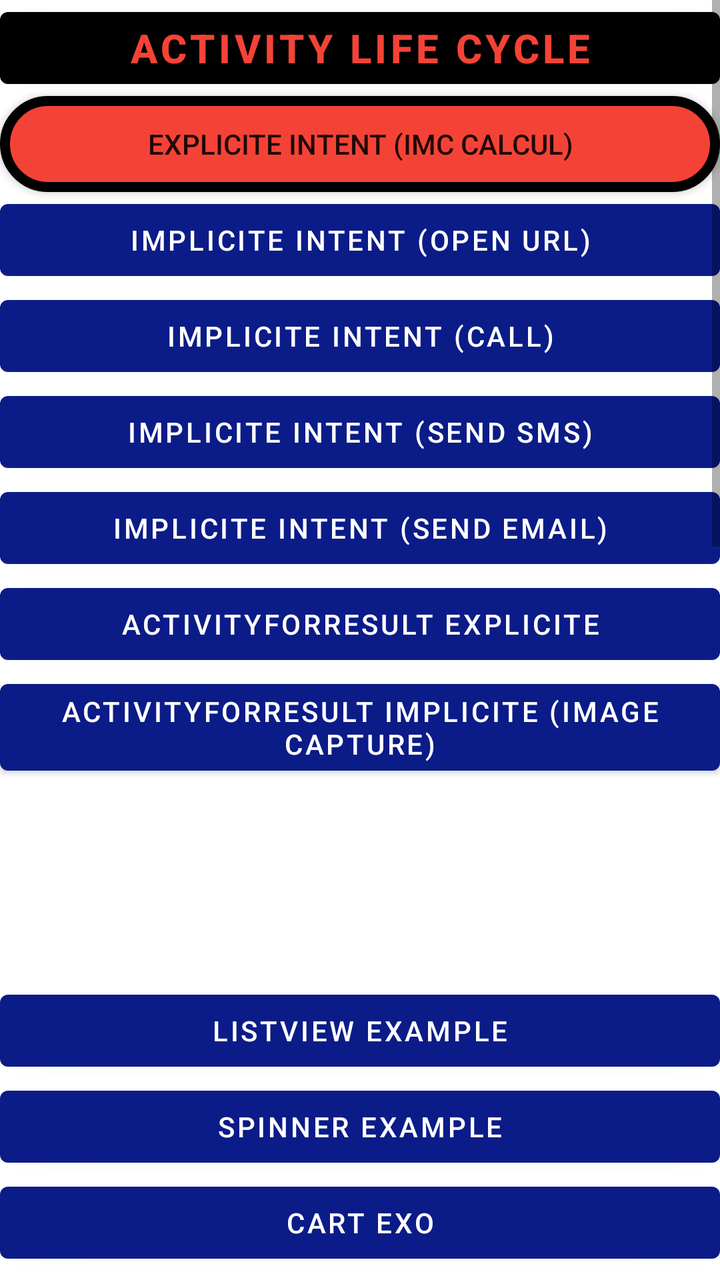
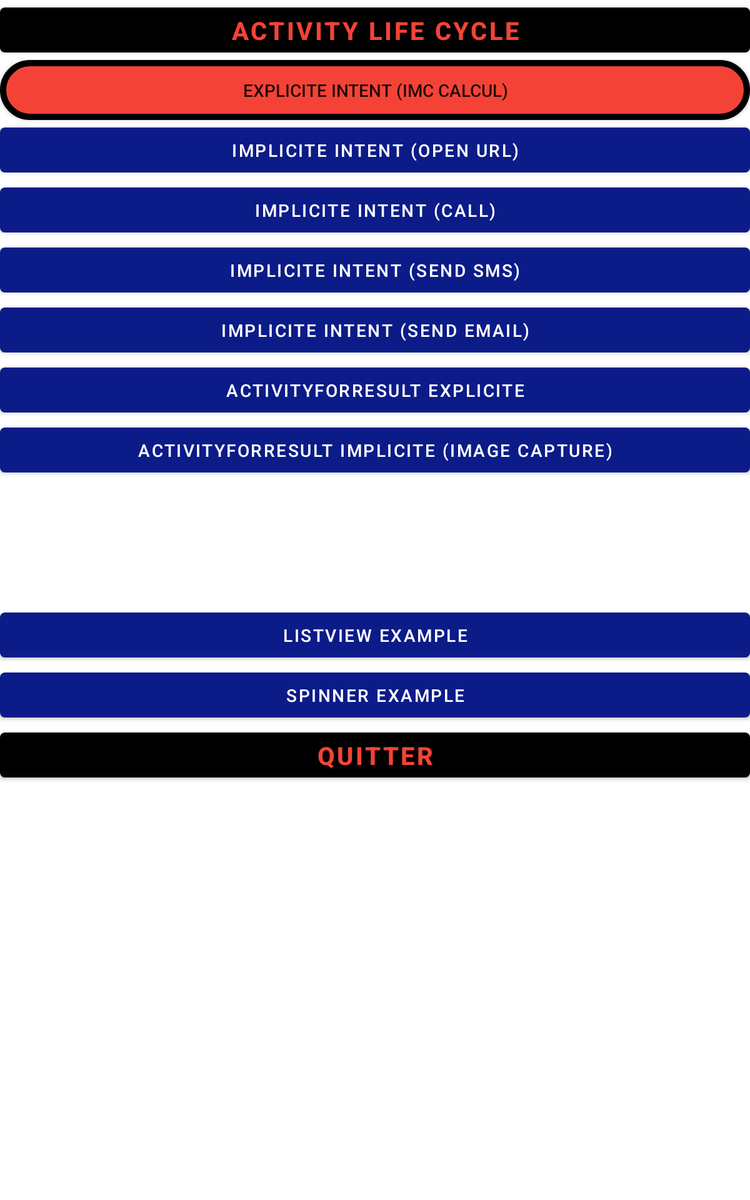

One screen, two layout resources from the same app: the default and the repository's alternative for another configuration. Each is rendered where Android would select it; the XML of both is given below.
<!-- AndroidManifest.xml: application theme Theme.MyApplication -->
<!-- res/layout/activity_main.xml -->
<?xml version="1.0" encoding="utf-8"?>
<androidx.appcompat.widget.LinearLayoutCompat xmlns:android="http://schemas.android.com/apk/res/android"
    xmlns:app="http://schemas.android.com/apk/res-auto"
    xmlns:tools="http://schemas.android.com/tools"
    android:orientation="vertical"
    android:id="@+id/main"
    android:layout_width="match_parent"
    android:layout_height="match_parent"
    tools:context=".MainActivity">

    <ScrollView
        android:layout_width="match_parent"
        android:layout_height="match_parent">

    <androidx.appcompat.widget.LinearLayoutCompat
        android:layout_width="match_parent"
        android:layout_height="match_parent"
        android:orientation="vertical">

    <Button
        android:layout_width="match_parent"
        android:layout_height="wrap_content"
        android:text="@string/activity_life_cycle"
        style="@style/buttonStyle"
        android:id="@+id/btn_Activity_lifecycle"/>

    <androidx.appcompat.widget.AppCompatButton
        android:layout_width="match_parent"
        android:layout_height="wrap_content"
        android:text="@string/explicite_intent_imc_calcul"
        android:background="@drawable/button_format"
        android:id="@+id/btn_imc_calcul"
        android:onClick="btnImcCalcul"
        />

    <Button
        android:layout_width="match_parent"
        android:layout_height="wrap_content"
        android:text="@string/implicite_intent_open_url"
        android:onClick="btnOpenUrlClick"/>

    <Button
        android:layout_width="match_parent"
        android:layout_height="wrap_content"
        android:text="@string/implicite_intent_call"
        android:onClick="btnCallClick"/>

    <Button
        android:layout_width="match_parent"
        android:layout_height="wrap_content"
        android:text="@string/implicite_intent_send_sms"
        android:onClick="btnSmsClick"/>

    <Button
        android:layout_width="match_parent"
        android:layout_height="wrap_content"
        android:text="@string/implicite_intent_send_email"
        android:onClick="btnEmailClick"/>

    <Button
        android:layout_width="match_parent"
        android:layout_height="wrap_content"
        android:text="@string/activityforresult_explicite"
        android:onClick="btnIntentClick"/>

    <Button
        android:layout_width="match_parent"
        android:layout_height="wrap_content"
        android:text="@string/activityforresult_implicite_image_capture"
        android:onClick="btnCaptureClick"/>

    <ImageView
        android:layout_width="100dp"
        android:layout_height="100dp"
        android:layout_gravity="center"
        android:id="@+id/iv_cature"/>

    <Button
        android:layout_width="match_parent"
        android:layout_height="wrap_content"
        android:text="@string/listview_example"
        android:onClick="btnListClick"/>

    <Button
        android:layout_width="match_parent"
        android:layout_height="wrap_content"
        android:text="@string/spinner_example"
        android:onClick="btnSpinnerClick"/>

    <Button
        android:layout_width="match_parent"
        android:layout_height="wrap_content"
        android:text="@string/cart_exo"
        android:onClick="btnCartClick"/>

    <Button
        android:layout_width="match_parent"
        android:layout_height="wrap_content"
        android:text="@string/quiz_exercise"
        android:onClick="btnQuizClick"/>

    <Button
        android:layout_width="match_parent"
        android:layout_height="wrap_content"
        android:text="SharedPreferences exmaple"
        android:onClick="btnSharedClick"/>

    <Button
        android:layout_width="match_parent"
        android:layout_height="wrap_content"
        android:text="Internal/External Storage"
        android:onClick="btnStorageClick"/>

    <Button
        android:layout_width="match_parent"
        android:layout_height="wrap_content"
        android:text="Request Permission"
        android:onClick="btnPermissionClick"/>

    <Button
        android:layout_width="match_parent"
        android:layout_height="wrap_content"
        android:text="Database Example"
        android:onClick="btnDatabaseClick"/>

    <Button
        android:layout_width="match_parent"
        android:layout_height="wrap_content"
        android:text="API Rest Example With Volley"
        android:onClick="btnVolleyClick"/>

    <Button
        android:layout_width="match_parent"
        android:layout_height="wrap_content"
        android:text="Broadcast Receiver example"
        android:onClick="btnBroadcastClick"/>

    <Button
        android:layout_width="match_parent"
        android:layout_height="wrap_content"
        android:text="Custom Receiver example"
        android:onClick="btnCustomtClick"/>

    <Button
        android:layout_width="match_parent"
        android:layout_height="wrap_content"
        android:text="Download Example"
        android:onClick="btnDownloadClick"/>

    <Button
        android:layout_width="match_parent"
        android:layout_height="wrap_content"
        android:text="Show Download Folder"
        android:onClick="btnDownloadFolderClick"/>

    <Button
        android:layout_width="match_parent"
        android:layout_height="wrap_content"
        android:text="Thread Example"
        android:onClick="btnThreadClick"/>

    <Button
        android:layout_width="match_parent"
        android:layout_height="wrap_content"
        android:text="Executor Service + Handler Example"
        android:onClick="btnExecutorServiceClick"/>

    <Button
        android:layout_width="match_parent"
        android:layout_height="wrap_content"
        android:text="Service Example"
        android:onClick="btnServiceClick"/>

    <Button
        android:layout_width="match_parent"
        android:layout_height="wrap_content"
        android:text="AlarmManager Example"
        android:onClick="btnAlarmClick"/>

    <Button
        android:layout_width="match_parent"
        android:layout_height="wrap_content"
        android:text="Fragment Example"
        android:onClick="btnFragmentClick"/>

    <Button
        android:layout_width="match_parent"
        android:layout_height="wrap_content"
        android:text="Notification Example"
        android:onClick="btnNotifClick"/>

    <Button
        android:layout_width="match_parent"
        android:layout_height="wrap_content"
        android:text="Show Providers"
        android:onClick="btnProvidersClick"/>


    <include layout="@layout/layout_bouton_quitter"/>

    </androidx.appcompat.widget.LinearLayoutCompat>
    </ScrollView>

</androidx.appcompat.widget.LinearLayoutCompat>
<!-- res/layout/layout_bouton_quitter.xml (included above) -->
<?xml version="1.0" encoding="utf-8"?>
<androidx.appcompat.widget.LinearLayoutCompat xmlns:android="http://schemas.android.com/apk/res/android"
    android:layout_width="match_parent"
    android:orientation="vertical"
    android:layout_height="match_parent">

    <Button
        android:layout_width="match_parent"
        android:layout_height="wrap_content"
        android:text="Quitter"
        style="@style/buttonStyle"
        android:id="@+id/btn_quitter"/>

</androidx.appcompat.widget.LinearLayoutCompat>
<!-- resources referenced by this layout -->
<resources>
  <!-- drawable button_format (drawable) -->
  <?xml version="1.0" encoding="utf-8"?>
  <selector xmlns:android="http://schemas.android.com/apk/res/android">
  
      <item android:state_pressed="true">
          <shape>
              <solid android:color="@color/white"/>
              <corners android:radius="150dp"/>
              <stroke android:color="@color/black" android:width="5dp"/>
          </shape>
      </item>
  
      <item>
          <shape>
              <solid android:color="@color/red"/>
              <corners android:radius="150dp"/>
              <stroke android:color="@color/black" android:width="5dp"/>
          </shape>
      </item>
  
  </selector>
  <string name="activity_life_cycle">Activity Life Cycle</string>
  <string name="activityforresult_explicite">ActivityForResult Explicite</string>
  <string name="activityforresult_implicite_image_capture">ActivityForResult Implicite (Image Capture)</string>
  <string name="cart_exo">Cart Exo</string>
  <string name="explicite_intent_imc_calcul">Explicite Intent (IMC Calcul)</string>
  <string name="implicite_intent_call">Implicite Intent (CALL)</string>
  <string name="implicite_intent_open_url">Implicite Intent (Open URL)</string>
  <string name="implicite_intent_send_email">Implicite Intent (Send EMAIL)</string>
  <string name="implicite_intent_send_sms">Implicite Intent (Send SMS)</string>
  <string name="listview_example">ListView Example</string>
  <string name="quiz_exercise">Quiz Exercise</string>
  <string name="spinner_example">Spinner Example</string>
  <style name="buttonStyle">
          <item name="android:textSize">20dp</item>
          <item name="android:textColor">@color/red</item>
          <item name="android:textStyle">bold</item>
          <item name="backgroundTint">@color/black</item>
      </style>
  <style name="Theme.MyApplication" parent="Base.Theme.MyApplication" />
  <color name="white">#FFFFFFFF</color>
  <color name="black">#FF000000</color>
  <color name="red">#F44336</color>
  <style name="Base.Theme.MyApplication" parent="Theme.MaterialComponents.DayNight.DarkActionBar">
          
          
  
          
          <item name="colorPrimary">@color/blue_dark</item>
          <item name="colorPrimaryVariant">@color/blue_light</item>
  
  
          
          <item name="colorOnPrimary">@color/white</item>
  
          
  
          
          <item name="android:statusBarColor">?attr/colorPrimaryVariant</item>
  
  
      </style>
  <color name="blue_dark">#0B1C88</color>
  <color name="blue_light">#3B4CB9</color>
</resources>
<!-- res/layout-sw600dp/activity_main.xml (the repository's variant of the layout above) -->
<!-- drawn on a 7-inch tablet held upright -->
<?xml version="1.0" encoding="utf-8"?>
<androidx.appcompat.widget.LinearLayoutCompat xmlns:android="http://schemas.android.com/apk/res/android"
    xmlns:app="http://schemas.android.com/apk/res-auto"
    xmlns:tools="http://schemas.android.com/tools"
    android:orientation="vertical"
    android:id="@+id/main"
    android:layout_width="match_parent"
    android:layout_height="match_parent"
    tools:context=".MainActivity">

    <ScrollView
        android:layout_width="match_parent"
        android:layout_height="match_parent">

    <androidx.appcompat.widget.LinearLayoutCompat
        android:layout_width="match_parent"
        android:layout_height="match_parent"
        android:orientation="vertical">

    <Button
        android:layout_width="match_parent"
        android:layout_height="wrap_content"
        android:text="Activity Life Cycle"
        style="@style/buttonStyle"
        android:id="@+id/btn_Activity_lifecycle"/>

    <androidx.appcompat.widget.AppCompatButton
        android:layout_width="match_parent"
        android:layout_height="wrap_content"
        android:text="Explicite Intent (IMC Calcul)"
        android:background="@drawable/button_format"
        android:id="@+id/btn_imc_calcul"
        android:onClick="btnImcCalcul"
        />

    <Button
        android:layout_width="match_parent"
        android:layout_height="wrap_content"
        android:text="Implicite Intent (Open URL)"
        android:onClick="btnOpenUrlClick"/>

    <Button
        android:layout_width="match_parent"
        android:layout_height="wrap_content"
        android:text="Implicite Intent (CALL)"
        android:onClick="btnCallClick"/>

    <Button
        android:layout_width="match_parent"
        android:layout_height="wrap_content"
        android:text="Implicite Intent (Send SMS)"
        android:onClick="btnSmsClick"/>

    <Button
        android:layout_width="match_parent"
        android:layout_height="wrap_content"
        android:text="Implicite Intent (Send EMAIL)"
        android:onClick="btnEmailClick"/>

    <Button
        android:layout_width="match_parent"
        android:layout_height="wrap_content"
        android:text="ActivityForResult Explicite"
        android:onClick="btnIntentClick"/>

    <Button
        android:layout_width="match_parent"
        android:layout_height="wrap_content"
        android:text="ActivityForResult Implicite (Image Capture)"
        android:onClick="btnCaptureClick"/>

    <ImageView
        android:layout_width="100dp"
        android:layout_height="100dp"
        android:layout_gravity="center"
        android:id="@+id/iv_cature"/>

    <Button
        android:layout_width="match_parent"
        android:layout_height="wrap_content"
        android:text="ListView Example"
        android:onClick="btnListClick"/>

    <Button
        android:layout_width="match_parent"
        android:layout_height="wrap_content"
        android:text="Spinner Example"
        android:onClick="btnSpinnerClick"/>



    <include layout="@layout/layout_bouton_quitter"/>

    </androidx.appcompat.widget.LinearLayoutCompat>
    </ScrollView>

</androidx.appcompat.widget.LinearLayoutCompat>
<!-- resources referenced by the variant -->
<!-- as a 7-inch tablet held upright resolves them -->
<resources>
  <!-- drawable button_format (drawable) -->
  <?xml version="1.0" encoding="utf-8"?>
  <selector xmlns:android="http://schemas.android.com/apk/res/android">
  
      <item android:state_pressed="true">
          <shape>
              <solid android:color="@color/white"/>
              <corners android:radius="150dp"/>
              <stroke android:color="@color/black" android:width="5dp"/>
          </shape>
      </item>
  
      <item>
          <shape>
              <solid android:color="@color/red"/>
              <corners android:radius="150dp"/>
              <stroke android:color="@color/black" android:width="5dp"/>
          </shape>
      </item>
  
  </selector>
  <style name="buttonStyle">
          <item name="android:textSize">20dp</item>
          <item name="android:textColor">@color/red</item>
          <item name="android:textStyle">bold</item>
          <item name="backgroundTint">@color/black</item>
      </style>
  <style name="Theme.MyApplication" parent="Base.Theme.MyApplication" />
  <color name="white">#FFFFFFFF</color>
  <color name="black">#FF000000</color>
  <color name="red">#F44336</color>
  <style name="Base.Theme.MyApplication" parent="Theme.MaterialComponents.DayNight.DarkActionBar">
          
          
  
          
          <item name="colorPrimary">@color/blue_dark</item>
          <item name="colorPrimaryVariant">@color/blue_light</item>
  
  
          
          <item name="colorOnPrimary">@color/white</item>
  
          
  
          
          <item name="android:statusBarColor">?attr/colorPrimaryVariant</item>
  
  
      </style>
  <color name="blue_dark">#0B1C88</color>
  <color name="blue_light">#3B4CB9</color>
</resources>
